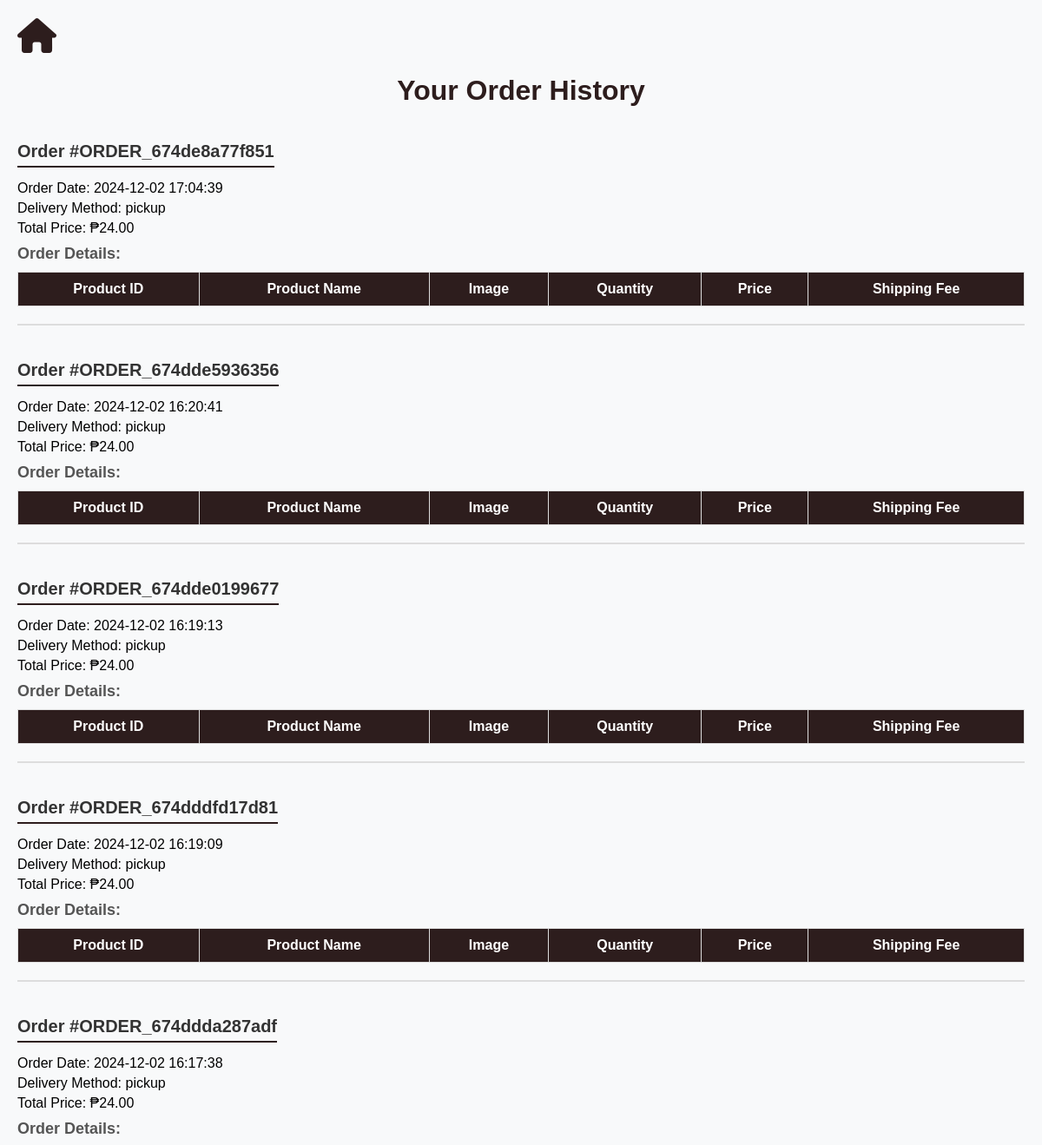
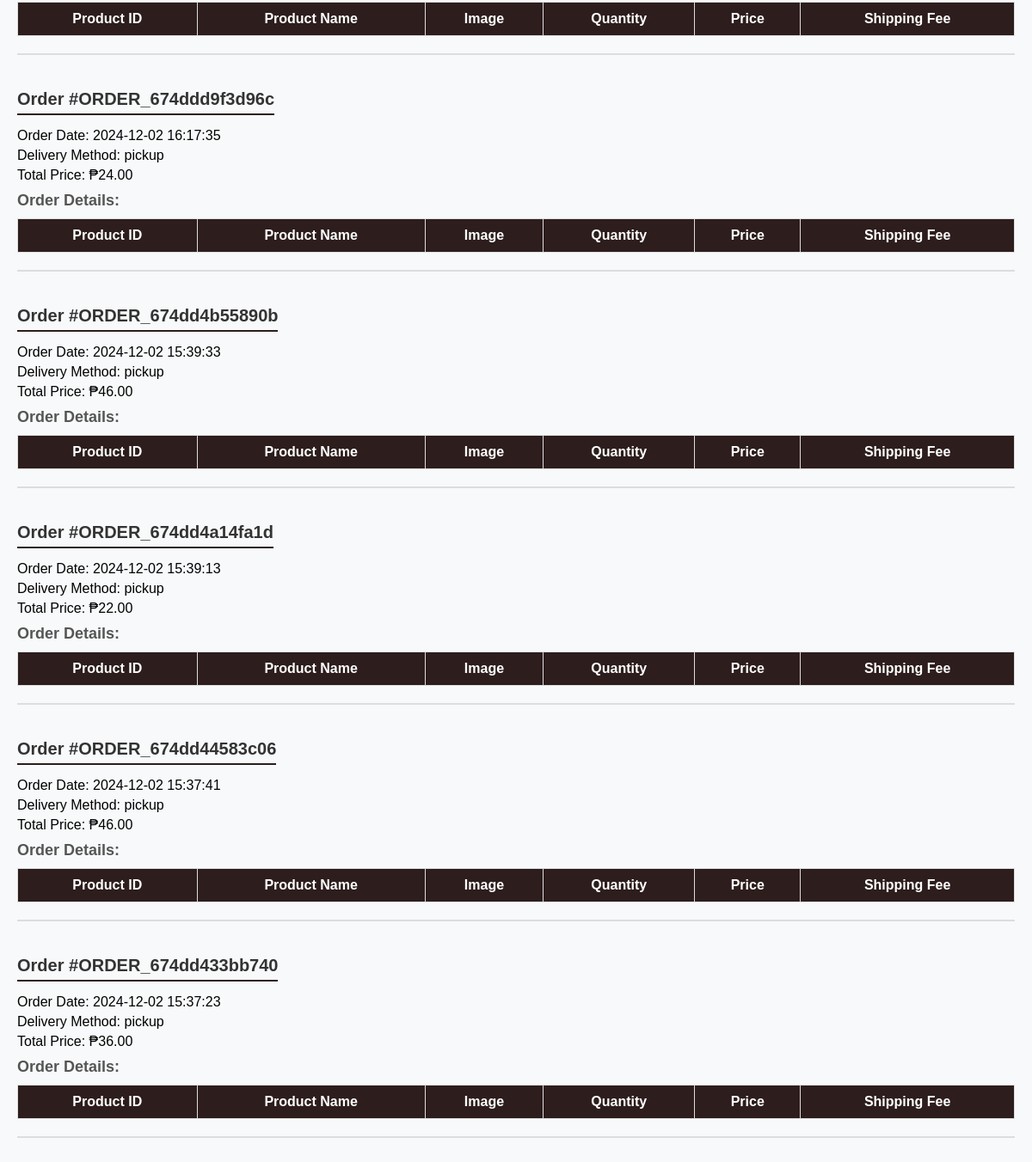
Page /products/History.php (signed in) on the committed database (2 pictures, top to bottom).
### tables this page shows
CREATE TABLE `orders` (
  `id` int(11) NOT NULL,
  `customer_id` int(11) NOT NULL,
  `order_date` timestamp NOT NULL DEFAULT current_timestamp(),
  `delivery_method` enum('pickup','cod') NOT NULL DEFAULT 'pickup',
  `reference_number` varchar(255) NOT NULL,
  `total_price` decimal(10,2) NOT NULL
);

### products/History.php (the view, shortened to what this page needs)
<?php
include '../connections/config.php';
?>
<!DOCTYPE html>
<html lang="en">
<head>
    <link rel="stylesheet" href="assets\history.css">
    <link href="https://cdnjs.cloudflare.com/ajax/libs/font-awesome/6.0.0-beta3/css/all.min.css" rel="stylesheet">
</head>
<body>
<?php
$userEmail = $_SESSION['email'];
$sqlCustomer = "SELECT id FROM customers WHERE email = ?";
$stmt = $conn->prepare($sqlCustomer);
$stmt->bind_param("s", $userEmail);
$stmt->execute();
$resultCustomer = $stmt->get_result();
$customer = $resultCustomer->fetch_assoc();
$customerId = $customer['id'];
$sqlOrders = "
    SELECT o.id AS order_id, o.order_date, o.delivery_method, o.reference_number, o.total_price
    FROM orders o
    WHERE o.customer_id = ?
    ORDER BY o.order_date DESC
";
$stmt = $conn->prepare($sqlOrders);
$stmt->bind_param("i", $customerId);
$stmt->execute();
$resultOrders = $stmt->get_result();
echo "<a href='customer.php'><i class='fa-solid fa-house'></i></a>";
echo "<h1>Your Order History</h1>";
while ($order = $resultOrders->fetch_assoc()) {
    echo "<h2>Order #" . htmlspecialchars($order['reference_number']) . "</h2>";
    echo "<p>Order Date: " . htmlspecialchars($order['order_date']) . "</p>";
    $validDeliveryMethods = ['pickup', 'cod'];
    if (!in_array($order['delivery_method'], $validDeliveryMethods)) {
        echo "<p>Delivery Method: Invalid</p>";
    } else {
        echo "<p>Delivery Method: " . htmlspecialchars($order['delivery_method']) . "</p>";
    }
    echo "<p>Total Price: ₱" . htmlspecialchars($order['total_price']) . "</p>";
    echo "<h3>Order Details:</h3>";
    echo "<table border='1'>
        <tr>
            <th>Product ID</th>
            <th>Product Name</th>
            <th>Image</th>
            <th>Quantity</th>
            <th>Price</th>
            <th>Shipping Fee</th>
        </tr>";
    echo "</table>";
    echo "<hr>";
}
?>
</body>
</html>

### products/assets/history.css (style rules this page uses)
body { font-family: 'Arial', sans-serif; margin: 0; padding: 20px; background-color: #f8f9fa; color: #000000; }
h1 { text-align: center; color: #2d1d1d; margin-bottom: 20px; }
a { color: #2d1d1d; border: none; font-size: 40px; transition: background-color 0.3s ease; margin-bottom: 20px; }
h2 { color: #333; font-size: 20px; margin-top: 20px; margin-bottom: 10px; border-bottom: 2px solid #2d1d1d; display: inline-block; padding-bottom: 5px; }
h3 { color: #555; font-size: 18px; margin: 10px 0; }
table { width: 100%; border-collapse: collapse; margin-bottom: 20px; }
table th, table td { border: 1px solid #ddd; padding: 10px; text-align: center; }
table th { background-color: #2d1d1d; color: #fff; }
p { margin: 5px 0; }
hr { border: 1px solid #ddd; margin: 20px 0; }

### rows in the picture
orders: reference_number "ORDER_674de8a77f851", order_date "2024-12-02 17:04:39", delivery_method "pickup", total_price "24.00"
orders: reference_number "ORDER_674dde5936356", order_date "2024-12-02 16:20:41", delivery_method "pickup", total_price "24.00"
orders: reference_number "ORDER_674dde0199677", order_date "2024-12-02 16:19:13", delivery_method "pickup", total_price "24.00"
orders: reference_number "ORDER_674dddfd17d81", order_date "2024-12-02 16:19:09", delivery_method "pickup", total_price "24.00"
orders: reference_number "ORDER_674ddda287adf", order_date "2024-12-02 16:17:38", delivery_method "pickup", total_price "24.00"
orders: reference_number "ORDER_674ddd9f3d96c", order_date "2024-12-02 16:17:35", delivery_method "pickup", total_price "24.00"
orders: reference_number "ORDER_674dd4b55890b", order_date "2024-12-02 15:39:33", delivery_method "pickup", total_price "46.00"
orders: reference_number "ORDER_674dd4a14fa1d", order_date "2024-12-02 15:39:13", delivery_method "pickup", total_price "22.00"
orders: reference_number "ORDER_674dd44583c06", order_date "2024-12-02 15:37:41", delivery_method "pickup", total_price "46.00"
orders: reference_number "ORDER_674dd433bb740", order_date "2024-12-02 15:37:23", delivery_method "pickup", total_price "36.00"
